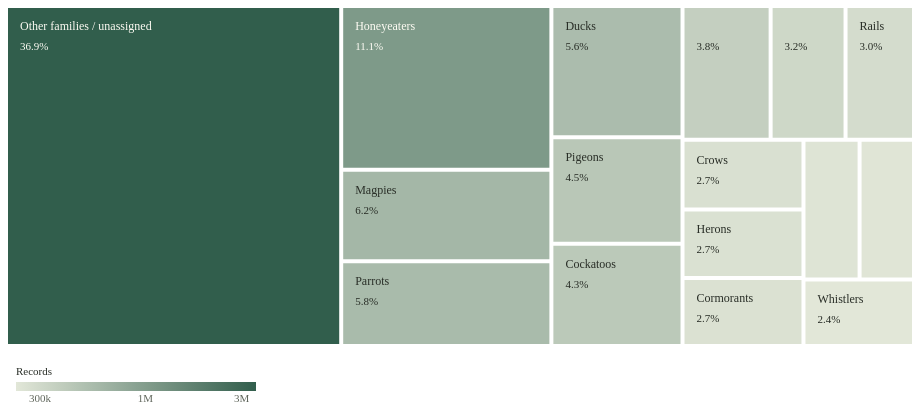

Here is the Vega-Lite specification saved for this chart:
### Vega specification from a JSON file in a GitHub repository (floating-point values rounded to 4 significant figures)
{"$schema": "https://vega.github.io/schema/vega/v5.json", "width": 904, "height": 380, "padding": 8, "background": "transparent", "autosize": {"type": "pad", "contains": "padding"}, "config": {"text": {"font": "Bricolage Grotesque", "fill": "#292e27"}, "axis": {"labelFont": "Bricolage Grotesque", "titleFont": "Bricolage Grotesque", "labelFontSize": 12, "titleFontSize": 12, "titleFontWeight": 500, "labelColor": "#60665c", "titleColor": "#292e27", "domain": false, "ticks": false, "gridColor": "#e0dccf", "gridOpacity": 0.75, "labelPadding": 8, "titlePadding": 14}, "legend": {"labelFont": "Bricolage Grotesque", "titleFont": "Bricolage Grotesque", "labelFontSize": 11, "titleFontSize": 11, "titleFontWeight": 500, "labelColor": "#60665c", "titleColor": "#292e27", "gradientThickness": 9, "gradientLength": 130, "padding": 8}}, "description": "Treemap of the fifteen most-recorded bird families and the remainder. Rectangle area and colour lightness both encode records, not species richness.", "data": [{"name": "tree", "values": [{"id": "root", "parent": null, "count": 0}, {"family": "Meliphagidae", "count": 1066833, "share": 0.1114, "id": "Meliphagidae", "parent": "root", "rank": 0, "label": "Honeyeaters", "longLabel": "Honeyeaters", "onDark": true}, {"family": "Artamidae", "count": 596815, "share": 0.06232, "id": "Artamidae", "parent": "root", "rank": 1, "label": "Magpies", "longLabel": "Magpies, butcherbirds & woodswallows", "onDark": false}, {"family": "Psittacidae", "count": 552970, "share": 0.05775, "id": "Psittacidae", "parent": "root", "rank": 2, "label": "Parrots", "longLabel": "Parrots & lorikeets", "onDark": false}, {"family": "Anatidae", "count": 534124, "share": 0.05578, "id": "Anatidae", "parent": "root", "rank": 3, "label": "Ducks", "longLabel": "Ducks, geese & swans", "onDark": false}, {"family": "Columbidae", "count": 432714, "share": 0.04519, "id": "Columbidae", "parent": "root", "rank": 4, "label": "Pigeons", "longLabel": "Pigeons & doves", "onDark": false}, {"family": "Cacatuidae", "count": 416144, "share": 0.04346, "id": "Cacatuidae", "parent": "root", "rank": 5, "label": "Cockatoos", "longLabel": "Cockatoos", "onDark": false}, {"family": "Acanthizidae", "count": 365561, "share": 0.03818, "id": "Acanthizidae", "parent": "root", "rank": 6, "label": "Thornbills", "longLabel": "Thornbills & allies", "onDark": false}, {"family": "Rhipiduridae", "count": 310853, "share": 0.03246, "id": "Rhipiduridae", "parent": "root", "rank": 7, "label": "Fantails", "longLabel": "Fantails", "onDark": false}, {"family": "Rallidae", "count": 284060, "share": 0.02966, "id": "Rallidae", "parent": "root", "rank": 8, "label": "Rails", "longLabel": "Rails, crakes & coots", "onDark": false}, {"family": "Corvidae", "count": 261354, "share": 0.02729, "id": "Corvidae", "parent": "root", "rank": 9, "label": "Crows", "longLabel": "Crows & ravens", "onDark": false}, {"family": "Ardeidae", "count": 257181, "share": 0.02686, "id": "Ardeidae", "parent": "root", "rank": 10, "label": "Herons", "longLabel": "Herons, egrets & bitterns", "onDark": false}, {"family": "Phalacrocoracidae", "count": 255215, "share": 0.02665, "id": "Phalacrocoracidae", "parent": "root", "rank": 11, "label": "Cormorants", "longLabel": "Cormorants", "onDark": false}, {"family": "Monarchidae", "count": 243154, "share": 0.02539, "id": "Monarchidae", "parent": "root", "rank": 12, "label": "Monarchs", "longLabel": "Monarch flycatchers", "onDark": false}, {"family": "Accipitridae", "count": 235806, "share": 0.02462, "id": "Accipitridae", "parent": "root", "rank": 13, "label": "Hawks", "longLabel": "Hawks, eagles & kites", "onDark": false}, {"family": "Pachycephalidae", "count": 228058, "share": 0.02382, "id": "Pachycephalidae", "parent": "root", "rank": 14, "label": "Whistlers", "longLabel": "Whistlers & allies", "onDark": false}, {"family": "Other families / unassigned", "count": 3535080, "share": 0.3692, "id": "Other families / unassigned", "parent": "root", "rank": 15, "label": "Other families / unassigned", "longLabel": "Other families / unassigned", "onDark": true}], "transform": [{"type": "stratify", "key": "id", "parentKey": "parent"}, {"type": "treemap", "field": "count", "sort": {"field": "value", "order": "descending"}, "method": "squarify", "ratio": 1.35, "size": [904, 336], "paddingInner": 4}]}, {"name": "leaves", "source": "tree", "transform": [{"type": "filter", "expr": "datum.depth===1"}]}], "scales": [{"name": "fill", "type": "log", "domain": [228058, 3535080], "range": ["#e2e7d8", "#315e4c"]}], "marks": [{"type": "rect", "from": {"data": "leaves"}, "encode": {"enter": {"x": {"field": "x0"}, "x2": {"field": "x1"}, "y": {"field": "y0"}, "y2": {"field": "y1"}, "fill": {"scale": "fill", "field": "count"}, "tooltip": {"signal": "{'Family':datum.longLabel,'Scientific family':datum.family,'Records':format(datum.count,','),'Share':format(datum.share,'.1%')}"}}, "hover": {"stroke": {"value": "#292e27"}, "strokeWidth": {"value": 1.5}}}}, {"type": "text", "from": {"data": "leaves"}, "encode": {"enter": {"x": {"signal": "datum.x0+12"}, "y": {"signal": "datum.y0+22"}, "text": {"field": "label"}, "fill": {"signal": "datum.onDark?'#fffdf5':'#292e27'"}, "fontSize": {"value": 12}, "fontWeight": {"value": 500}, "limit": {"signal": "datum.x1-datum.x0-20"}, "opacity": {"signal": "datum.x1-datum.x0 > length(datum.label)*6.959999999999999+22 && datum.y1-datum.y0>42?1:0"}}}}, {"type": "text", "from": {"data": "leaves"}, "encode": {"enter": {"x": {"signal": "datum.x0+12"}, "y": {"signal": "datum.y0+42"}, "text": {"signal": "format(datum.share,'.1%')"}, "fill": {"signal": "datum.onDark?'#fffdf5':'#292e27'"}, "fontSize": {"value": 11}, "opacity": {"signal": "datum.x1-datum.x0>58 && datum.y1-datum.y0>48?1:0"}}}}], "legends": [{"fill": "fill", "type": "gradient", "direction": "horizontal", "orient": "none", "legendX": 0, "legendY": 350, "title": "Records", "titleLimit": 904, "values": [300000, 1000000, 3000000], "format": ".0s", "gradientLength": 240, "gradientThickness": 9}]}
